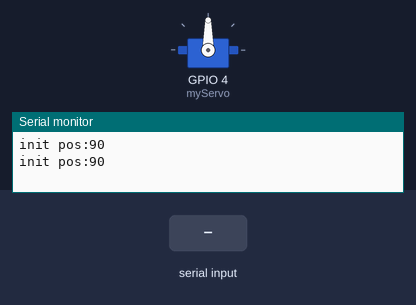
Simulated run of this sketch. Board: ESP8266 (NodeMCU). Parts: servo, the last lines printed to the serial monitor. Inputs (shaded band) come from the test bench.

Above: at 1.2 s.
1.3 s: "30,150\n" received over Serial
At 1.46 s:
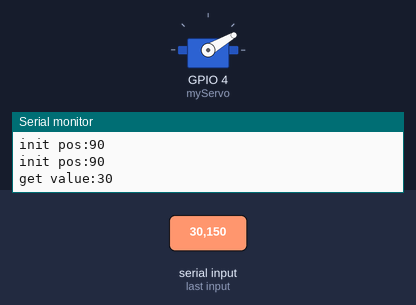
4.3 s: "5\n" received over Serial
At 4.62 s:
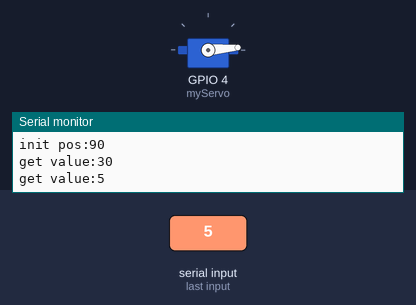
7.3 s: "200\n" received over Serial
At 8.2 s:
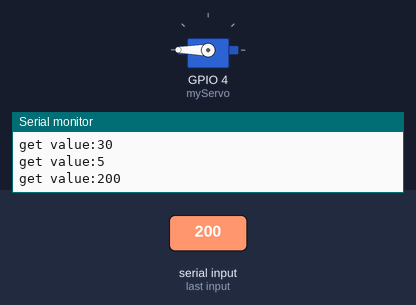
Timing chart, 0 to 10.3 s (numbered marks = the images above; inputs shaded):
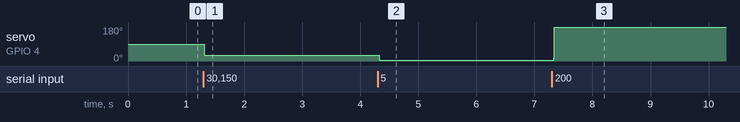

Measured:
- after the input at 1.3 s, servo on GPIO 4 (myServo): 90° → 30° at once
- after the input at 4.3 s, servo on GPIO 4 (myServo): 30° → 5° at once
- after the input at 7.3 s, servo on GPIO 4 (myServo): 5° → 180° at once

The sketch:

servo.ino
```cpp
#include <Servo.h>

Servo myServo;
int pos = 90;
String data = "";

void setup() {
  Serial.begin(115200);
  Serial.println();

  myServo.attach(4); //IO4
  Serial.printf("init pos:%d\n", myServo.read());
  myServo.write(90);
  Serial.printf("init pos:%d\n", myServo.read());
}

void loop() {

    while (Serial.available() > 0) {
      data += char(Serial.read());
      delay(2);
    }

    if (data.length()>0) {
      pos = data.toInt();
      Serial.printf("get value:%d\n", pos);
      data = "";
    }

    if(pos != 90) {
      myServo.write(pos);
      delay(50);
      if(pos <= 80)
        myServo.write(pos+10);
      else if(pos >= 100)
        myServo.write(pos-10);
    }

/*
    for (pos = 0; pos <= 1800000; pos ++) { //0~90
       // in steps of 1 degree
       myServo.write(100);
       delay(15);
       //Serial.printf("pos:%d\n", myServo.read());
    }

    delay(100);

    Serial.printf("pos:%d\n", myServo.read());

    for (pos = 180; pos >= 0; pos --) {
        myServo.write(pos);
        delay(15);
    }

    delay(2000);
    Serial.printf("pos:%d\n", myServo.read());
*/
}
```
